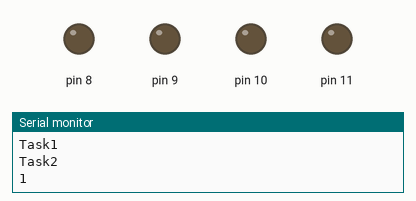
The sketch below on a simulated Arduino Uno, built with avr-gcc and run on an emulated ATmega328P. On the bench: output pins drawn as LEDs (lit = HIGH), the last lines printed to the serial monitor.

Above: at 0.45 s.
At 13.98 s:
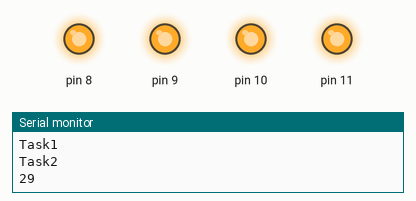
At 26.86 s:
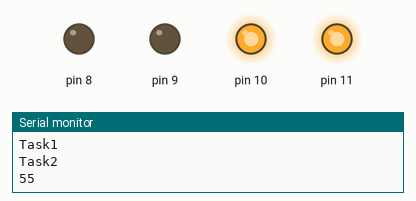
At 49.95 s:
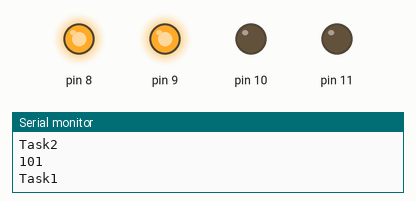
Timing chart, 0 to 50.2 s (numbered marks = the images above):
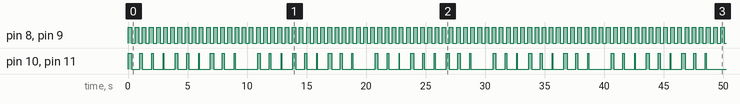

The sketch:

leds1.ino
```cpp
#include <Arduino_FreeRTOS.h>

void TaskBlink1( void *pvParameters );

void TaskBlink2( void *pvParameters );

void Taskprint( void *pvParameters );

void setup() {

  // comunicacion 9600 bps:

  Serial.begin(9600);

  xTaskCreate(

    TaskBlink1

    ,  "task1"

    ,  128

    ,  NULL

    ,  1

    ,  NULL );

  xTaskCreate(

    TaskBlink2

    ,  "task2"

    ,  128

    ,  NULL

    ,  1

    ,  NULL );

    xTaskCreate(

    Taskprint

    ,  "task3"

    ,  128

    ,  NULL

    ,  1

    ,  NULL );

vTaskStartScheduler();

}

void loop()

{

}

void TaskBlink1(void *pvParameters)  {
  // B0 B1 B2 B3

  //DDRD = B11111111;

  pinMode(8, OUTPUT);
  pinMode(9,OUTPUT);

  while(1)

  {
    Serial.println("Task1");
    PORTB = B00000011;
    vTaskDelay( 300 / portTICK_PERIOD_MS );
    PORTB = B00000000;
    vTaskDelay( 300 / portTICK_PERIOD_MS );

  }

}

void TaskBlink2(void *pvParameters)

{

  //pinMode(7, OUTPUT);

  //DDRD = B11111111;
  pinMode(10, OUTPUT);
  pinMode(11, OUTPUT);

  while(1)

  {

   Serial.println("Task2");

   PORTB = (PORTB | B00001100);
   vTaskDelay( 500 / portTICK_PERIOD_MS );
   PORTB = (PORTB | B00000000);
   vTaskDelay( 500 / portTICK_PERIOD_MS );


    //digitalWrite(7, HIGH);

    //vTaskDelay( 300 / portTICK_PERIOD_MS );

    //digitalWrite(7, LOW);

    //vTaskDelay( 300 / portTICK_PERIOD_MS );

  }

}

void Taskprint(void *pvParameters)  {

  int counter = 0;

  while(1)

  {

counter++;

  Serial.println(counter);

  vTaskDelay(500 / portTICK_PERIOD_MS);    }

}
```

Measured:
- by itself, pin 8, pin 9: alternates HIGH for 0.30 s and LOW for 0.30 s
- by itself, pin 10, pin 11: moves between LOW and HIGH, repeating every 38.6 s
- by itself, everything shown: repeats every 19.8 s, in 82 steps
